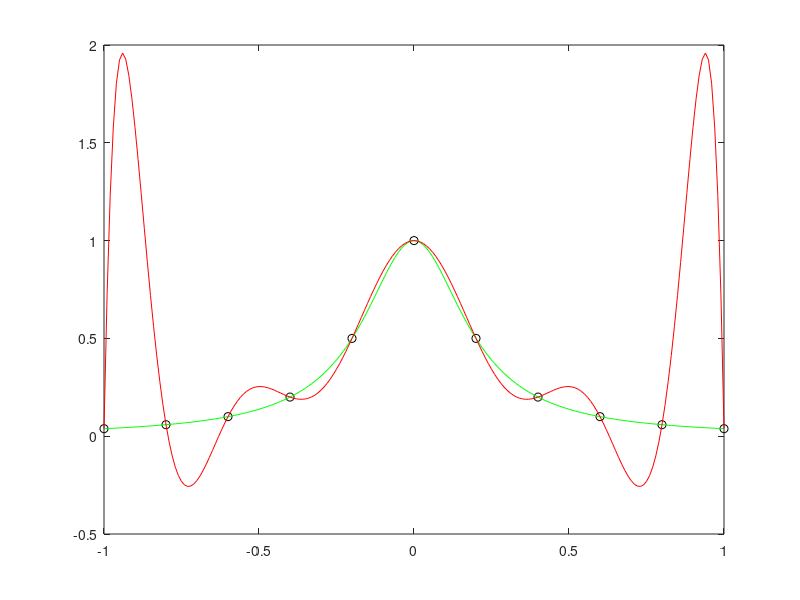

MATLAB code for this plot:
clearvars
close all

a = -1.0; b = 1.0; N = 10; M = 200; n = 11; % (n = 1,...,N)
f = @(x) 1./(1 + 25*x.^2);

%Partitions
%Coarse partition
xN = linspace(a,b,N+1); fN = f(xN); 

%Finer partition
xM = linspace(a,b,M+1); fM = f(xM);

plot(xN, fN, 'ok');
hold on
plot(xM, fM, 'g-');

%LSF: polyfit + polyval 
pn = polyfit(xN, fN, n);
pM = polyval(pn,xM);
plot(xM, pM, 'r-');

hold off

%Error

%E(pn)
ep = norm(fN-polyval(pn,xN));
fprintf('degree: %d E(pn) = %8.4e\n', n, ep)

%Mean error
meanErr = norm(fM-pM,1)/(M+1);
fprintf('degree: %d Mean Error: %8.4e\n', n, meanErr)

%Max error
maxErr = norm(fM-pM,inf);
fprintf('degree: %d Max. Error: %8.4e\n', n, maxErr)
